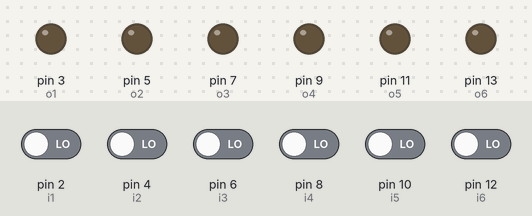
The sketch below on a simulated Arduino Uno, built with avr-gcc and run on an emulated ATmega328P. On the bench: output pins drawn as LEDs (lit = HIGH). The inputs (shaded band) are chosen by the test bench; at power-on: pin 2 (i1), pin 4 (i2), pin 6 (i3), pin 8 (i4), pin 10 (i5), pin 12 (i6) LOW.

Above: at 1.2 s.
1.3 s: pin 2 (i1) driven HIGH
At 2.5 s:
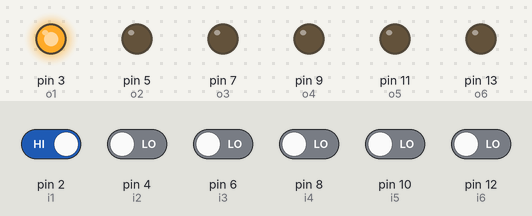
2.8 s: pin 4 (i2) driven HIGH
At 3.8 s:
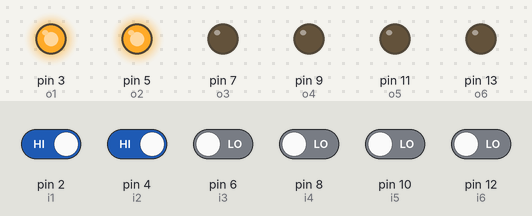
4.3 s: pin 6 (i3) driven HIGH
At 5.0 s:
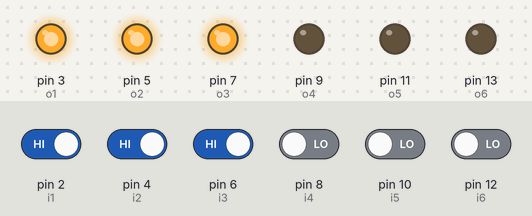
5.8 s: pin 8 (i4) driven HIGH
At 6.1 s:
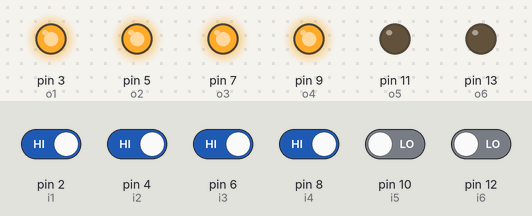
7.3 s: pin 10 (i5) driven HIGH
At 8.5 s:
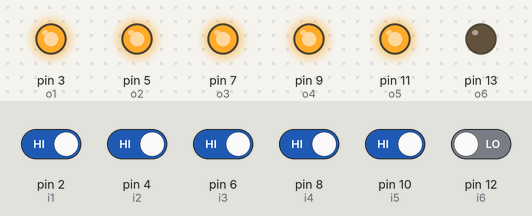
8.8 s: pin 12 (i6) driven HIGH
At 9.6 s:
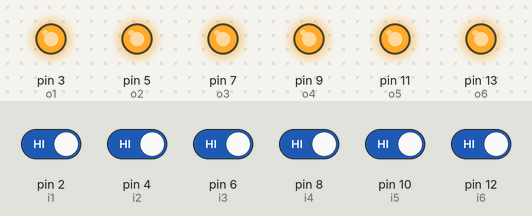
Timing chart, 0 to 11.3 s (numbered marks = the images above; inputs shaded):
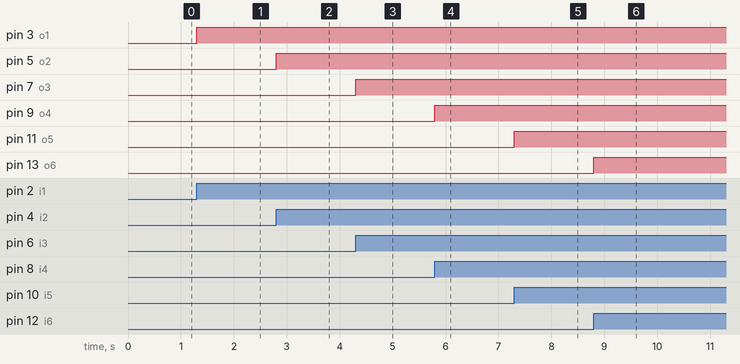

The sketch:

CidadeAut.ino
```cpp
int i1 = 2;
int o1 = 3;

int i2 = 4;
int o2 = 5;

int i3 = 6;
int o3 = 7;

int i4 = 8;
int o4 = 9;

int i5 = 10;
int o5 = 11;

int i6 = 12;
int o6 = 13;

void setup() {
  pinMode(i1, INPUT);
  pinMode(i2, INPUT);
  pinMode(i3, INPUT);
  pinMode(i4, INPUT);
  pinMode(i5, INPUT);
  pinMode(i6, INPUT);

  pinMode(o1, OUTPUT);
  pinMode(o2, OUTPUT);
  pinMode(o3, OUTPUT);
  pinMode(o4, OUTPUT);
  pinMode(o5, OUTPUT);
  pinMode(o6, OUTPUT);
}

void loop() {
  if (digitalRead(i1) == HIGH) {
    digitalWrite(o1, HIGH);
  } else {
    digitalWrite(o1, LOW);
  }
  //
  if (digitalRead(i2) == HIGH) {
    digitalWrite(o2, HIGH);
  } else {
    digitalWrite(o2, LOW);
  }
  //
  if (digitalRead(i3) == HIGH) {
    digitalWrite(o3, HIGH);
  } else {
    digitalWrite(o3, LOW);
  }
  //
  if (digitalRead(i4) == HIGH) {
    digitalWrite(o4, HIGH);
  } else {
    digitalWrite(o4, LOW);
  }
  //==
  if (digitalRead(i5) == HIGH) {
    digitalWrite(o5, HIGH);
  } else {
    digitalWrite(o5, LOW);
  }
  //==
  if (digitalRead(i6) == HIGH) {
    digitalWrite(o6, HIGH);
  } else {
    digitalWrite(o6, LOW);
  }
}
```

Measured:
- after the input at 1.3 s, pin 3 (o1): LOW → HIGH at once
- after the input at 2.8 s, pin 5 (o2): LOW → HIGH at once
- after the input at 4.3 s, pin 7 (o3): LOW → HIGH at once
- after the input at 5.8 s, pin 9 (o4): LOW → HIGH at once
- after the input at 7.3 s, pin 11 (o5): LOW → HIGH at once
- after the input at 8.8 s, pin 13 (o6): LOW → HIGH at once
